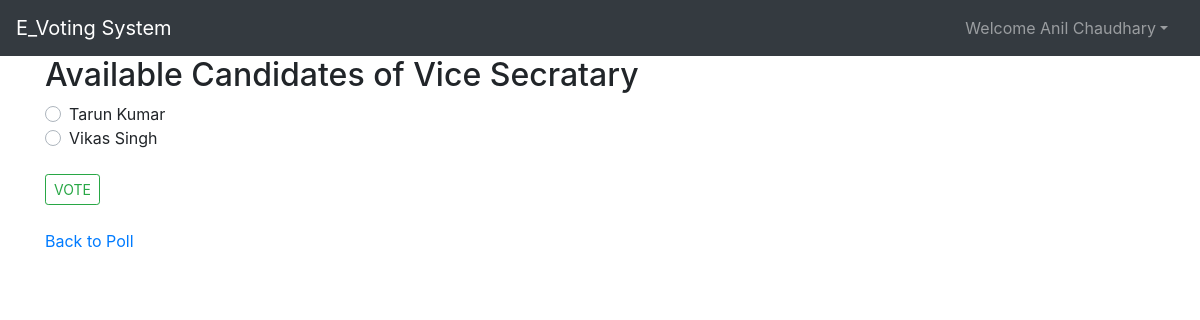
The page /candidate/4/ (signed in) on the database its author committed.
### poll/models.py (models this page shows, shortened)
class Position(models.Model):
    title = models.CharField(max_length=30)
    def __str__(self):
        return self.title

class Candidate(models.Model):
    full_name = models.CharField(max_length=30)
    position = models.ForeignKey(Position, on_delete=models.CASCADE)
    total_vote = models.IntegerField(default=0)

### poll/views.py (the view)
# urls.py: path('candidate/<int:pos>/',views.candidate_view,name="candidate_view"),
@login_required()
def candidate_view(request, pos):
    obj = get_object_or_404(Position, pk=pos)
    if request.method == "POST":
        temp = ControlVote.objects.get_or_create(user=request.user, position=obj)[0]
        print(temp)
        if temp.status == False:
            temp2 = Candidate.objects.get(pk=request.POST.get(obj.title))
            temp2.total_vote += 1
            temp2.save()
            temp.status = True
            temp.save()
            messages.success(request, "Congrats! you VOTED Successfully.")
            return redirect('home')
        else:
            messages.error(request, "Opps! You have already voted for this position")
            return redirect('home')
    else:
        return render(request, 'poll/candidate.html', {'obj': obj})

### templates/poll/candidate.html (shortened to what this page needs)
{% extends 'base.html' %}
{%block body%}
<div class="container">
<h2>Available Candidates of {{obj.title}} </h2>
  <form action="" method="POST">
    {% for c in obj.candidate_set.all %}
     <div class="custom-control custom-radio">
      <label class="custom-control-label" for="id_{{c.id}}">{{c.full_name}}</label>
    </div>
    {% empty %}
      <p>No Candidates Available</p>
    {% endfor %}
    <br><input type="submit" class="btn btn-outline-success btn-sm" value="VOTE">
  </form>
  <br><p><a href="{% url 'position_view' %}">Back to Poll</a></p>
</div>
{% endblock %}

### templates/base.html (shortened to what this page needs)
<!doctype html>
<html lang="en">
<head>
    <link href="https://stackpath.bootstrapcdn.com/bootstrap/4.4.1/css/bootstrap.min.css"
 rel="stylesheet">
</head>
<body>
<nav class="navbar navbar-expand-lg navbar-dark bg-dark">
    <a class="navbar-brand" href="{% url 'home' %}">E_Voting System</a>
    <div class="collapse navbar-collapse" id="navbarNavAltMarkup">
        <div class="navbar-nav ml-auto">
            {% if user.is_authenticated %}
            <ul class="navbar-nav mr-2">
                <li class="nav-item dropdown">
                    <a class="nav-link dropdown-toggle" data-toggle="dropdown" href='#' id="navbarDropdown"
                       role="button"> Welcome {{request.user.get_full_name }}</a>
                </li>
            </ul>
        </div>
        {% else %}
        <button class="btn btn-primary mr-2" data-target="#login" data-toggle="modal" type="button">Login</button>
        <button class="btn btn-primary mr-2" data-target="#register" data-toggle="modal" type="button">SignUp</button>
        {% endif %}
    </div>
</nav>
{% block body %} {% endblock body %}
</body>
</html>

### rows shown on the page
Position: title "Vice Secratary"
Candidate: full_name "Tarun Kumar"
Candidate: full_name "Vikas Singh"

### other values the page prints
{{ request.user.get_full_name }} "Anil Chaudhary"
